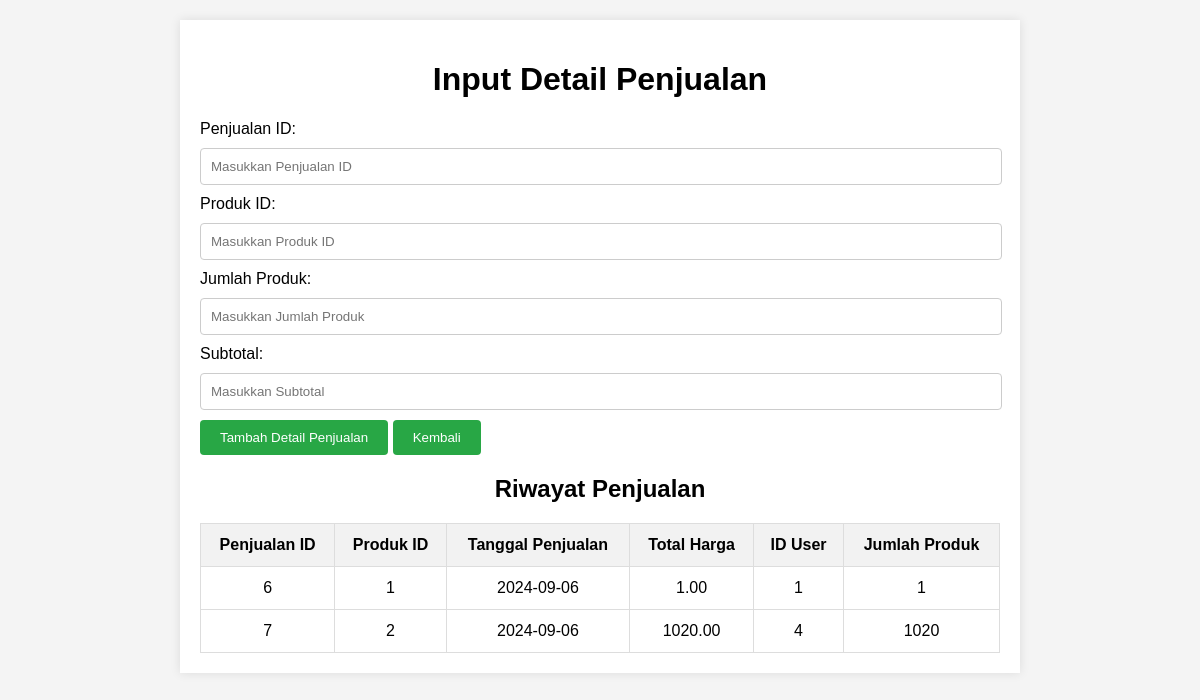
The page /aplikasi/tampilan/detail.php on the database its author committed.
### tables this page shows
CREATE TABLE `penjualan` (
  `PenjualanID` int NOT NULL,
  `TanggalPenjualan` date NOT NULL,
  `TotalHarga` decimal(10,2) NOT NULL,
  `iduser` int NOT NULL,
  `JumlahProduk` int NOT NULL,
  `ProdukID` varchar(255) NOT NULL
);

### aplikasi/tampilan/detail.php (the view, shortened to what this page needs)
<!DOCTYPE html>
<html lang="en">
<head>
    <link rel="stylesheet" href="../style.css">
</head>
<body>
    <div class="container">
        <h1>Input Detail Penjualan</h1>
        <form action="../tampilan/insert_detailpenjualan.php" method="POST">
            <label for="PenjualanID">Penjualan ID:</label>
            <input type="number" name="PenjualanID" id="PenjualanID" placeholder="Masukkan Penjualan ID" required>
            <label for="ProdukID">Produk ID:</label>
            <input type="number" name="ProdukID" id="ProdukID" placeholder="Masukkan Produk ID" required>
            <label for="JumlahProduk">Jumlah Produk:</label>
            <input type="number" name="JumlahProduk" id="JumlahProduk" placeholder="Masukkan Jumlah Produk" required>
            <label for="Subtotal">Subtotal:</label>
            <input type="number" step="0.01" name="Subtotal" id="Subtotal" placeholder="Masukkan Subtotal" required>
            <button type="submit">Tambah Detail Penjualan</button>
            <a href="../tampilan/index.php">
                <button type="button" class="view-button">Kembali</button>
            </a>
        </form>
        <h2>Riwayat Penjualan</h2>
        <table>
            <thead>
                <tr>
                    <th>Penjualan ID</th>
                    <th>Produk ID</th>
                    <th>Tanggal Penjualan</th>
                    <th>Total Harga</th>
                    <th>ID User</th>
                    <th>Jumlah Produk</th>
                </tr>
            </thead>
            <tbody>
                <?php
                $conn = new mysqli('localhost', 'root', '', 'aplikasi');
                $sql = "SELECT * FROM penjualan";
                $result = $conn->query($sql);
                if ($result->num_rows > 0) {
                    while ($row = $result->fetch_assoc()) {
                        echo "<tr>
                                <td>{$row['PenjualanID']}</td>
                                <td>{$row['ProdukID']}</td>
                                <td>{$row['TanggalPenjualan']}</td>
                                <td>{$row['TotalHarga']}</td>
                                <td>{$row['iduser']}</td>
                                <td>{$row['JumlahProduk']}</td>
                              </tr>";
                    }
                } else {
                    echo "<tr><td colspan='4'>No data available</td></tr>";
                }
                ?>
            </tbody>
        </table>
    </div>
</body>
</html>

### aplikasi/style.css (style rules this page uses)
body { font-family: Arial, sans-serif; background-color: #f8f9fa; padding: 20px; }
.container { max-width: 800px; margin: 0 auto; background-color: white; padding: 20px; box-shadow: 0px 0px 10px rgba(0, 0, 0, 0.1); }
h1, h2, h3 { text-align: center; }
input[type="text"], input[type="number"] { width: calc(100% - 20px); padding: 10px; margin: 10px 0; border: 1px solid #ccc; border-radius: 4px; }
button { padding: 10px 20px; background-color: #28a745; color: white; border: none; border-radius: 4px; cursor: pointer; }
table { width: 100%; border-collapse: collapse; margin-top: 20px; }
th, td { padding: 12px; border: 1px solid #ddd; text-align: center; }
th { background-color: #f2f2f2; }
body { margin: 0; font-family: Arial, sans-serif; background-color: #f4f4f4; }

### rows shown on the page
penjualan: PenjualanID "6", ProdukID "1", TanggalPenjualan "2024-09-06", TotalHarga "1.00", iduser "1", JumlahProduk "1"
penjualan: PenjualanID "7", ProdukID "2", TanggalPenjualan "2024-09-06", TotalHarga "1020.00", iduser "4", JumlahProduk "1020"
